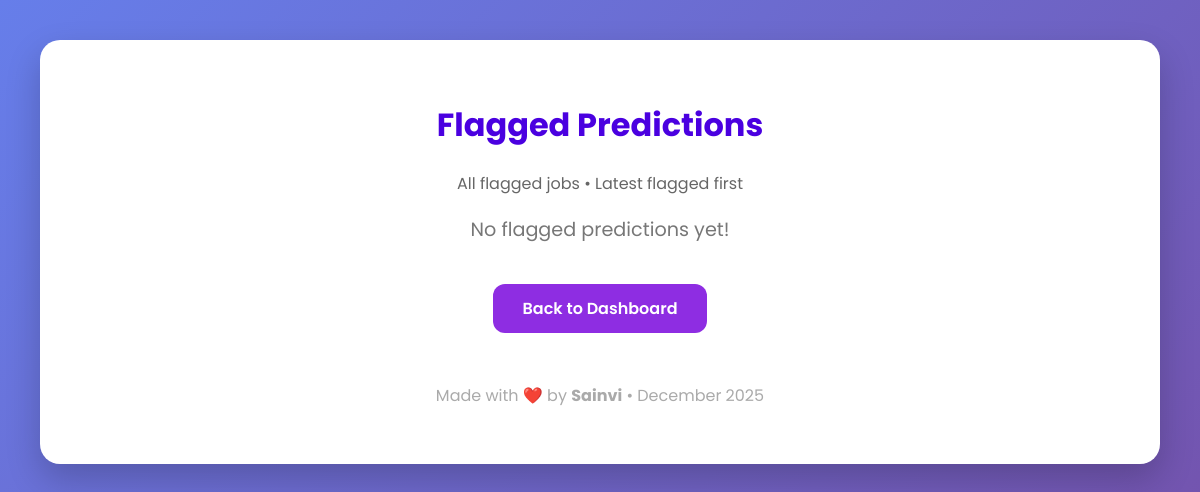
The page /flagged (signed in) on the database as committed earlier.
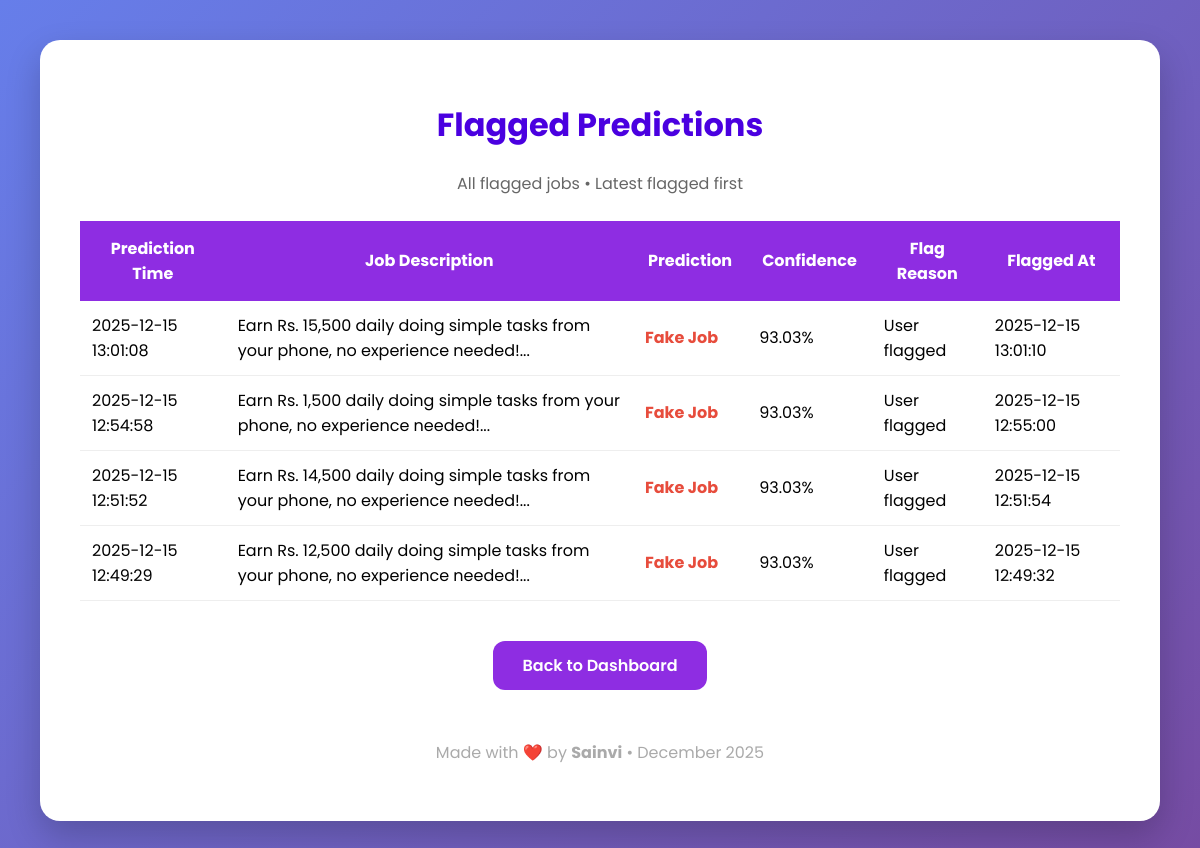
The same page on the database as committed later.
### tables this page shows
CREATE TABLE flagged (
                id INTEGER PRIMARY KEY AUTOINCREMENT,
                prediction_id INTEGER,
                reason TEXT DEFAULT 'User flagged',
                timestamp DATETIME DEFAULT CURRENT_TIMESTAMP
            );

CREATE TABLE predictions (
                id INTEGER PRIMARY KEY AUTOINCREMENT,
                job_description TEXT,
                prediction TEXT,
                confidence REAL,
                timestamp DATETIME DEFAULT CURRENT_TIMESTAMP
            );

### app.py (the view)
@app.route('/flagged')
def flagged():
    if not session.get('admin'):
        return redirect('/admin_login')
    with sqlite3.connect(DB_NAME) as conn:
        conn.row_factory = sqlite3.Row
        cur = conn.cursor()
        cur.execute("""
            SELECT p.id, p.job_description, p.prediction, p.confidence, p.timestamp, f.reason, f.timestamp as flag_time
            FROM flagged f JOIN predictions p ON f.prediction_id = p.id
            ORDER BY f.timestamp DESC
        """)
        rows = cur.fetchall()
    return render_template('flagged.html', rows=rows)

### templates/flagged.html (shortened to what this page needs)
<!DOCTYPE html>
<html lang="en">
  <head>
  </head>
  <body>
    <div class="container">
      <h1>Flagged Predictions</h1>
      <p style="text-align: center; color: #666">
        All flagged jobs • Latest flagged first
      </p>
      {% if rows %}
      <table>
        <tr>
          <th>Prediction Time</th>
          <th>Job Description</th>
          <th>Prediction</th>
          <th>Confidence</th>
          <th>Flag Reason</th>
          <th>Flagged At</th>
        </tr>
        {% for row in rows %}
        <tr>
          <td>{{ row.timestamp }}</td>
          <td>{{ row.job_description[:120] }}...</td>
          <td class="{{ 'fake' if 'Fake' in row.prediction else 'real' }}">
            {{ row.prediction }}
          </td>
          <td>{{ "%.2f"|format(row.confidence) }}%</td>
          <td>{{ row.reason }}</td>
          <td>{{ row.flag_time }}</td>
        </tr>
        {% endfor %}
      </table>
      {% else %}
      <p class="no-flagged">No flagged predictions yet!</p>
      {% endif %}
      <div style="text-align: center; margin: 40px 0">
        <a href="/admin_dashboard" class="back">Back to Dashboard</a>
      </div>
      <footer>
        <p>Made with ❤️ by <strong>Sainvi</strong> • December 2025</p>
      </footer>
    </div>
  </body>
</html>

### templates/flagged.html (style rules this page uses)
body { font-family: "Poppins", sans-serif; background: linear-gradient(135deg, #667eea 0%, #764ba2 100%); margin: 0; padding: 40px; min-height: 100vh; }
.container { max-width: 1100px; margin: auto; background: white; padding: 40px; border-radius: 20px; box-shadow: 0 15px 35px rgba(0, 0, 0, 0.2); }
h1 { text-align: center; color: #4a00e0; }
table { width: 100%; border-collapse: collapse; margin: 25px 0; background: white; }
th { background: #8e2de2; color: white; padding: 15px; }
td { padding: 12px; border-bottom: 1px solid #eee; }
.fake { color: #e74c3c; font-weight: bold; }
.back { display: inline-block; padding: 12px 30px; background: #8e2de2; color: white; text-decoration: none; border-radius: 12px; font-weight: 600; }
footer { text-align: center; margin-top: 50px; color: #aaa; }

Rows that differ between the two databases and show on the page:
added flagged: timestamp "2025-12-15 13:01:08", job_description "Earn Rs. 15,500 daily doing simple tasks from your phone, no experience needed!", prediction "Fake Job", reason "User flagged", flag_time "2025-12-15 13:01:10"
added predictions: confidence "93.03"
added flagged: timestamp "2025-12-15 12:54:58", job_description "Earn Rs. 1,500 daily doing simple tasks from your phone, no experience needed!", prediction "Fake Job", reason "User flagged", flag_time "2025-12-15 12:55:00"
added predictions: confidence "93.03"
added flagged: timestamp "2025-12-15 12:51:52", job_description "Earn Rs. 14,500 daily doing simple tasks from your phone, no experience needed!", prediction "Fake Job", reason "User flagged", flag_time "2025-12-15 12:51:54"
added predictions: confidence "93.03"
added flagged: timestamp "2025-12-15 12:49:29", job_description "Earn Rs. 12,500 daily doing simple tasks from your phone, no experience needed!", prediction "Fake Job", reason "User flagged", flag_time "2025-12-15 12:49:32"
added predictions: confidence "93.03"
Other text that changed with them:
text no longer shown: "No flagged predictions yet!"
text now shown: "Prediction Time Job Description Prediction Confidence Flag Reason Flagged At"
